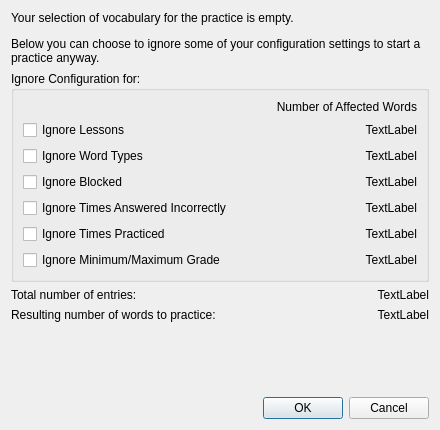
<?xml version="1.0" encoding="UTF-8"?>
<ui version="4.0">
 <class>EntryFilterDialog</class>
 <widget class="QDialog" name="EntryFilterDialog">
  <property name="geometry">
   <rect>
    <x>0</x>
    <y>0</y>
    <width>440</width>
    <height>430</height>
   </rect>
  </property>
  <property name="windowTitle">
   <string>Start Practice</string>
  </property>
  <layout class="QVBoxLayout" name="verticalLayout">
   <item>
    <widget class="QLabel" name="headerLabel">
     <property name="text">
      <string>&lt;p&gt;Your selection of vocabulary for the practice is empty.&lt;/p&gt;&lt;p&gt;Below you can choose to ignore some of your configuration settings to start a practice anyway.&lt;/p&gt;</string>
     </property>
     <property name="wordWrap">
      <bool>true</bool>
     </property>
    </widget>
   </item>
   <item>
    <widget class="QGroupBox" name="ignoreGroupBox">
     <property name="title">
      <string>Ignore Configuration for:</string>
     </property>
     <layout class="QGridLayout" name="_2">
      <item row="1" column="0">
       <widget class="QCheckBox" name="lessonCheckBox">
        <property name="text">
         <string>Ignore Lessons</string>
        </property>
        <property name="checked">
         <bool>false</bool>
        </property>
       </widget>
      </item>
      <item row="1" column="1">
       <widget class="QLabel" name="lessonLabel">
        <property name="text">
         <string comment="KDE::DoNotExtract">TextLabel</string>
        </property>
        <property name="alignment">
         <set>Qt::AlignRight|Qt::AlignTrailing|Qt::AlignVCenter</set>
        </property>
       </widget>
      </item>
      <item row="2" column="0">
       <widget class="QCheckBox" name="wordTypeCheckBox">
        <property name="text">
         <string>Ignore Word Types</string>
        </property>
        <property name="checked">
         <bool>false</bool>
        </property>
       </widget>
      </item>
      <item row="2" column="1">
       <widget class="QLabel" name="wordTypeLabel">
        <property name="text">
         <string comment="KDE::DoNotExtract">TextLabel</string>
        </property>
        <property name="alignment">
         <set>Qt::AlignRight|Qt::AlignTrailing|Qt::AlignVCenter</set>
        </property>
       </widget>
      </item>
      <item row="3" column="0">
       <widget class="QCheckBox" name="blockedCheckBox">
        <property name="text">
         <string>Ignore Blocked</string>
        </property>
        <property name="checked">
         <bool>false</bool>
        </property>
       </widget>
      </item>
      <item row="3" column="1">
       <widget class="QLabel" name="blockedLabel">
        <property name="text">
         <string comment="KDE::DoNotExtract">TextLabel</string>
        </property>
        <property name="alignment">
         <set>Qt::AlignRight|Qt::AlignTrailing|Qt::AlignVCenter</set>
        </property>
       </widget>
      </item>
      <item row="4" column="0">
       <widget class="QCheckBox" name="timesWrongCheckBox">
        <property name="text">
         <string>Ignore Times Answered Incorrectly</string>
        </property>
        <property name="checked">
         <bool>false</bool>
        </property>
       </widget>
      </item>
      <item row="4" column="1">
       <widget class="QLabel" name="timesWrongLabel">
        <property name="text">
         <string comment="KDE::DoNotExtract">TextLabel</string>
        </property>
        <property name="alignment">
         <set>Qt::AlignRight|Qt::AlignTrailing|Qt::AlignVCenter</set>
        </property>
       </widget>
      </item>
      <item row="5" column="0">
       <widget class="QCheckBox" name="timesPracticedCheckBox">
        <property name="text">
         <string>Ignore Times Practiced</string>
        </property>
        <property name="checked">
         <bool>false</bool>
        </property>
       </widget>
      </item>
      <item row="5" column="1">
       <widget class="QLabel" name="timesPracticedLabel">
        <property name="text">
         <string comment="KDE::DoNotExtract">TextLabel</string>
        </property>
        <property name="alignment">
         <set>Qt::AlignRight|Qt::AlignTrailing|Qt::AlignVCenter</set>
        </property>
       </widget>
      </item>
      <item row="6" column="0">
       <widget class="QCheckBox" name="minMaxGradeCheckBox">
        <property name="text">
         <string>Ignore Minimum/Maximum Grade</string>
        </property>
        <property name="checked">
         <bool>false</bool>
        </property>
       </widget>
      </item>
      <item row="6" column="1">
       <widget class="QLabel" name="minMaxGradeLabel">
        <property name="text">
         <string comment="KDE::DoNotExtract">TextLabel</string>
        </property>
        <property name="alignment">
         <set>Qt::AlignRight|Qt::AlignTrailing|Qt::AlignVCenter</set>
        </property>
       </widget>
      </item>
      <item row="0" column="1">
       <widget class="QLabel" name="numberAffectedWordsLabel">
        <property name="text">
         <string>Number of Affected Words</string>
        </property>
        <property name="alignment">
         <set>Qt::AlignRight|Qt::AlignTrailing|Qt::AlignVCenter</set>
        </property>
       </widget>
      </item>
     </layout>
    </widget>
   </item>
   <item>
    <layout class="QHBoxLayout" name="documentTotalLayout">
     <item>
      <widget class="QLabel" name="documentTotalDescriptionLabel">
       <property name="text">
        <string>Total number of entries:</string>
       </property>
      </widget>
     </item>
     <item>
      <widget class="QLabel" name="documentTotalLabel">
       <property name="text">
        <string comment="KDE::DoNotExtract">TextLabel</string>
       </property>
       <property name="alignment">
        <set>Qt::AlignRight|Qt::AlignTrailing|Qt::AlignVCenter</set>
       </property>
      </widget>
     </item>
    </layout>
   </item>
   <item>
    <layout class="QHBoxLayout" name="totalLayout">
     <item>
      <widget class="QLabel" name="totalDescriptionLabel">
       <property name="text">
        <string>Resulting number of words to practice:</string>
       </property>
      </widget>
     </item>
     <item>
      <widget class="QLabel" name="totalLabel">
       <property name="text">
        <string comment="KDE::DoNotExtract">TextLabel</string>
       </property>
       <property name="alignment">
        <set>Qt::AlignRight|Qt::AlignTrailing|Qt::AlignVCenter</set>
       </property>
      </widget>
     </item>
    </layout>
   </item>
   <item>
    <spacer name="spacer">
     <property name="orientation">
      <enum>Qt::Vertical</enum>
     </property>
     <property name="sizeHint" stdset="0">
      <size>
       <width>20</width>
       <height>57</height>
      </size>
     </property>
    </spacer>
   </item>
   <item>
    <widget class="QDialogButtonBox" name="buttonBox">
     <property name="orientation">
      <enum>Qt::Horizontal</enum>
     </property>
     <property name="standardButtons">
      <set>QDialogButtonBox::Cancel|QDialogButtonBox::Ok</set>
     </property>
    </widget>
   </item>
  </layout>
 </widget>
 <resources/>
 <connections/>
</ui>
